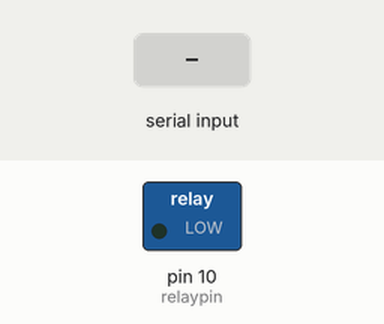
Recording of a sketch running on a simulated Arduino Uno, built with avr-gcc and run on an emulated ATmega328P. Parts: switched loads named in the sketch (green lamp = pin HIGH). The test bench sets the inputs (shaded band). What the sketch prints to the serial monitor is not drawn.

Above: at 1.2 s.
1.3 s: "1" received over Serial
At 2.1 s:
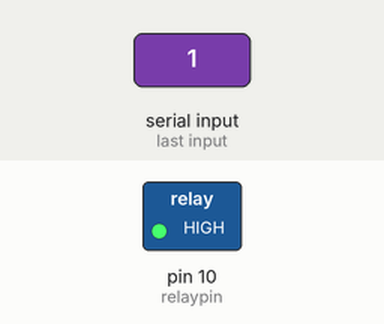
2.8 s: "0" received over Serial
At 3.3 s:
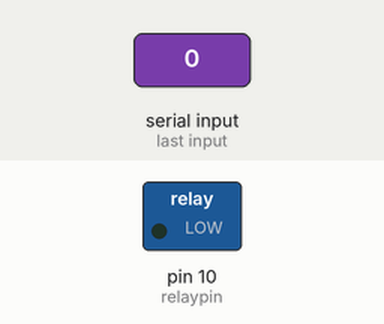
Timing chart, 0 to 5.8 s (numbered marks = the images above; inputs shaded):
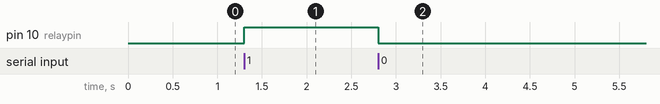

The sketch:

RELAYFINAL.ino
```cpp
int data;
#define relaypin 10


void setup() {
  Serial.begin(9600);
  pinMode(relaypin, OUTPUT);
  digitalWrite(relaypin, LOW);

  Serial.println("hihihihhfuisdhiufsad");
}

void loop() {
  while (Serial.available()){
    data = Serial.read() ;
  }

  if (data == '1') {
    digitalWrite (relaypin, HIGH);

  } else if (data == '0') {
      digitalWrite (relaypin, LOW);
    }
  }
```

Measured:
- after the input at 1.3 s, pin 10 (relaypin): LOW → HIGH at once
- after the input at 2.8 s, pin 10 (relaypin): HIGH → LOW at once
